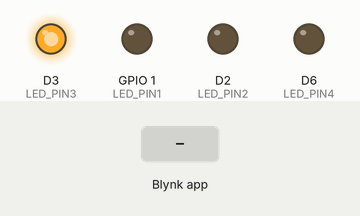
The sketch below on a simulated ESP8266 (NodeMCU). On the bench: output pins drawn as LEDs (lit = HIGH). The inputs (shaded band) are chosen by the test bench.

Above: at 3.1 s.
3.2 s: Blynk app writes 1 to V0
At 6.7 s:
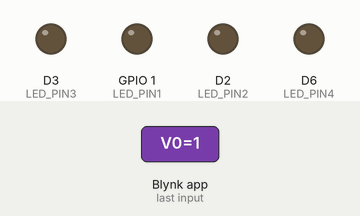
At 7.7 s:
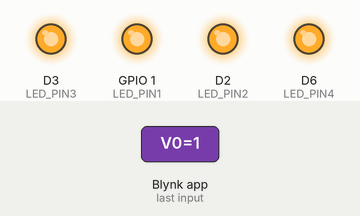
12.5 s: Blynk app writes 0 to V0
At 17.7 s:
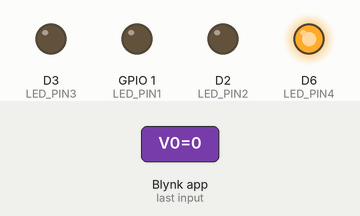
Timing chart, 0 to 27.8 s (numbered marks = the images above; inputs shaded):
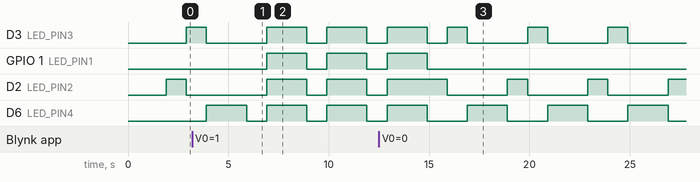

Measured:
- after the input at 3.2 s, GPIO 1 (LED_PIN1): alternates HIGH for 2.0 s and LOW for 1.0 s, starting after 3.7 s
- after the input at 12.5 s, GPIO 1 (LED_PIN1): goes on until 14.9 s, then stays LOW; D6 (LED_PIN4): alternates HIGH for 2.0 s and LOW for 2.0 s, starting after 4.4 s
- by itself, D2 (LED_PIN2): repeats every 4.0 s: LOW 3.0 s, HIGH 1.0 s
- by itself, D6 (LED_PIN4): alternates HIGH for 2.0 s and LOW for 1.0 s

The sketch:

LED_Button_Interfacing.ino
```cpp
#define BLYNK_TEMPLATE_ID "TMPL3DHPRNsOg"
#define BLYNK_TEMPLATE_NAME "LED Control"

#define BLYNK_FIRMWARE_VERSION        "0.1.0"

#define BLYNK_PRINT Serial

#define APP_DEBUG
#define LED_PIN2 D2
#define LED_PIN3 D3
#define LED_PIN4 D6
#define LED_PIN1 D10

#include "BlynkEdgent.h"

bool alternate = false;

void setup() {
  pinMode(LED_PIN1, OUTPUT);
  pinMode(LED_PIN2, OUTPUT);
  pinMode(LED_PIN3, OUTPUT);
  pinMode(LED_PIN4, OUTPUT);
  Serial.begin(115200);
  delay(100);

  BlynkEdgent.begin();
}

void loop() {
  BlynkEdgent.run();

  if (alternate) {
    alternateLEDs();
  } else {
    resumeLEDs();
  }

  // Delay between LED changes
  delay(1000);
}

void alternateLEDs() {
  digitalWrite(LED_PIN1, LOW);
  digitalWrite(LED_PIN2, LOW);
  digitalWrite(LED_PIN3, LOW);
  digitalWrite(LED_PIN4, LOW); // Turn off the new LED
  delay(1000);

  digitalWrite(LED_PIN1, HIGH);
  digitalWrite(LED_PIN2, HIGH);
  digitalWrite(LED_PIN3, HIGH);
  digitalWrite(LED_PIN4, HIGH); // Turn on the new LED
  delay(1000);
}

void resumeLEDs() {
  digitalWrite(LED_PIN1, LOW);
  digitalWrite(LED_PIN2, HIGH);
  digitalWrite(LED_PIN3, LOW);
  digitalWrite(LED_PIN4, LOW); // Turn off the new LED
  delay(1000);

  digitalWrite(LED_PIN1, LOW);
  digitalWrite(LED_PIN2, LOW);
  digitalWrite(LED_PIN3, HIGH);
  digitalWrite(LED_PIN4, LOW); // Turn off the new LED
  delay(1000);

  digitalWrite(LED_PIN1, LOW);
  digitalWrite(LED_PIN2, LOW);
  digitalWrite(LED_PIN3, LOW);
  digitalWrite(LED_PIN4, HIGH); // Turn off the new LED
  delay(1000);
}

BLYNK_WRITE(V0) {
  int value = param.asInt();

  if (value == 1) {
    alternate = true;
  } else {
    alternate = false;
  }
}
```
